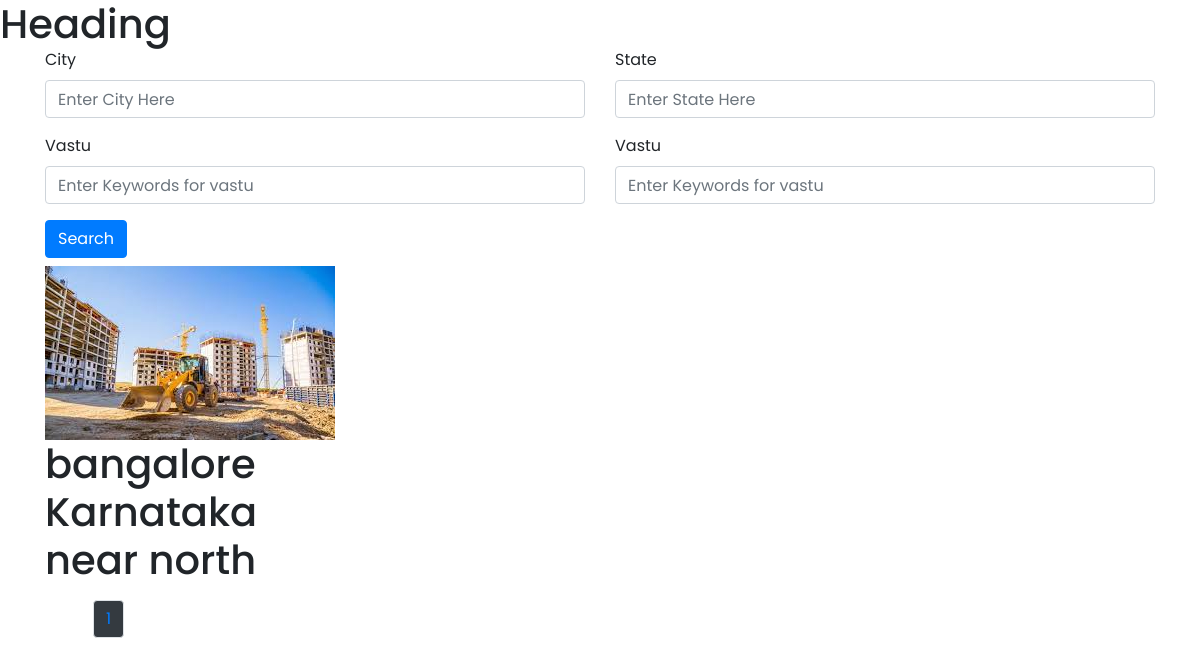
Page /site/list/ on the earlier database version.
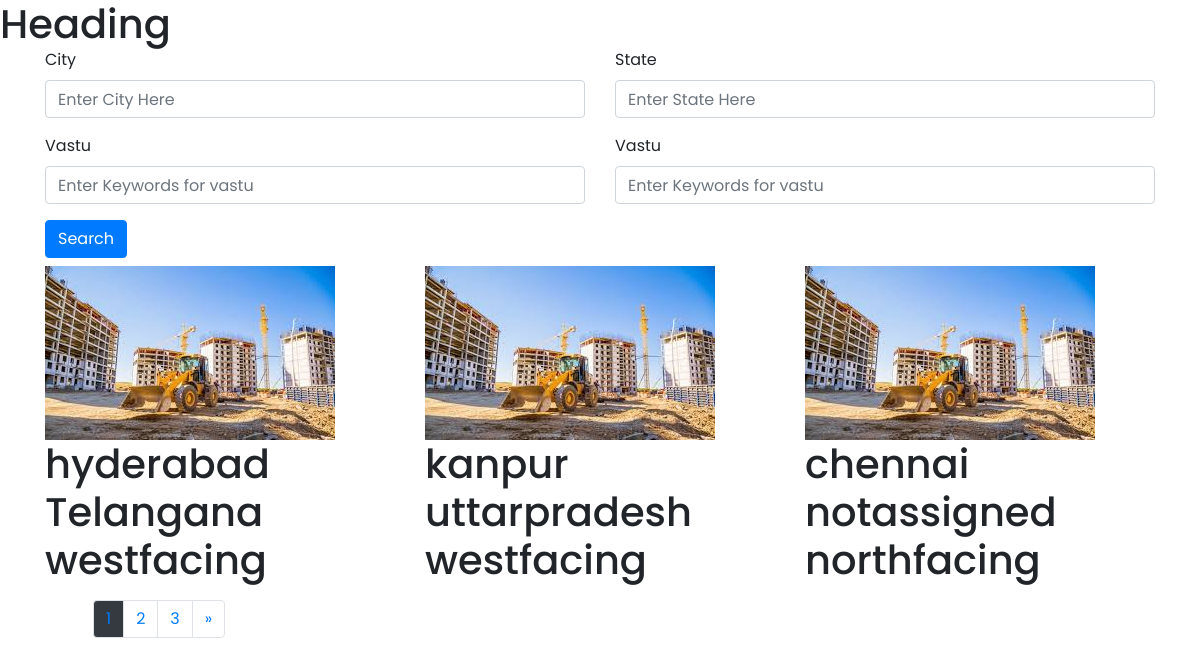
Same page on the later database version.
### build/models.py (models this page shows, shortened)
class Prop(models.Model):
    city = models.CharField(max_length=30,unique=False)
    state = models.CharField(max_length=30,unique=False)
    photo = models.ImageField(default='default.png',upload_to='site_photos',blank=True,null=True)
    vastu = models.CharField(max_length=50,unique=False)
    cost = models.IntegerField(unique=False,default=100)
    facilities = models.CharField(max_length=50,unique=False)
    date_added = models.DateTimeField(default=datetime.now,blank=True)

### build/views.py (the view)
# urls.py: path('list/',search,name='list'),
def search(request):
    prop = Prop.objects.order_by('-date_added')
    if 'city' in request.GET:
        city = request.GET['city']
        if city:
            prop = prop.filter(city__iexact=city)
    if 'state' in request.GET:
        state = request.GET['state']
        if state:
            prop = prop.filter(state__iexact=state)
    """
    if 'bedrooms'in request.GET:
        bedrooms=request.GET['bedrooms']
        if bedrooms:
            listings=listings.filter(bedrooms__lte=bedrooms)
    #price
    if 'price'in request.GET:
        price=request.GET['price']
        if price:
            listings=listings.filter(price__lte=price)
    """
    pageCursor = Paginator(prop, 3)
    page = request.GET.get("page")
    try:
        prop_list = pageCursor.page(page)
    except PageNotAnInteger:
        prop_list = pageCursor.page(1)
    except EmptyPage:
        prop_list = pageCursor.page(pageCursor.num_pages)
    context = {'prop_list': prop_list,
               }
    return render(request, 'build/build_list.html', context)

### build/templatetags/urlHelper.py (called while the page is built)
@register.simple_tag
def relative_url(value, field_name, urlencode=None):
    url = '?{}={}'.format(field_name, value)
    if urlencode:
        querystring = urlencode.split('&')
        filtered_querystring = filter(
            lambda p: p.split('=')[0] != field_name, querystring)
        encoded_querystring = '&'.join(filtered_querystring)
        url = '{}&{}'.format(url, encoded_querystring)
    return url

### templates/build/build_list.html (shortened to what this page needs)
<!DOCTYPE html>
{% load urlHelper %}
{% load static %}
<html lang="en">
  <head>
    <link rel="stylesheet" href="{% static 'home/css/flex-slider.css' %}" />
    <link rel="stylesheet" href="{% static 'home/css/bootstrap.min.css' %}" />
    <link rel="stylesheet" href="{% static 'home/css/font-awesome.css' %} " />
    <link
      rel="stylesheet"
      href="{% static 'home/css/templatemo-lava.css' %} "
    />
    <link rel="stylesheet" href="{% static 'home/css/owl-carousel.css' %} " />
  </head>
  <body>
    <h1>Heading</h1>
    <div class="container">
      <form action="{% url 'build:list' %}">
        <div class="row">
          <div class="col">
          <div class="form-group">
            <label for="formGroupExampleInput">City</label>
            <input
              type="text"
              name="city"
              class="form-control"
              id="formGroupExampleInput"
              placeholder="Enter City Here"
            />
          </div>
          </div>
          <div class="col">
          <div class="form-group">
            <label for="formGroupExampleInput2">State</label>
            <input
              type="text"
              name="state"
              class="form-control"
              id="formGroupExampleInput2"
              placeholder="Enter State Here"
            />
          </div>
          </div>
          <div class="col">
            <div class="form-group">
              <label for="formGroupExampleInput2">Vastu</label>
              <input
                type="text"
                name="vastu"
                class="form-control"
                id="formGroupExampleInput2"
                placeholder="Enter Keywords for vastu"
              />
            </div>
          </div>
          <div class="col">
            <div class="form-group">
              <label for="formGroupExampleInput2">Vastu</label>
              <input
                type="text"
                name="vastu"
                class="form-control"
                id="formGroupExampleInput2"
                placeholder="Enter Keywords for vastu"
              />
            </div>
          </div>
        </div>
        <button class="btn btn-primary mb-2" type="submit">Search</button>
      </form>
    </div>
    <div class="container">
      <div class="row">
      {% for build in prop_list %}
      <div class="col">
        <img id="propic" alt="Img Not Found ;(" src="{{ build.photo.url }}" />
        <h1>{{build.city}}</h1>
        <h1>{{build.state}}</h1>
        <h1>{{build.vastu}}</h1>
      </div>
    {% endfor %}
      </div>
      <div class="mx-5 my-3">
        <nav aria-label="Page navigation example">
          <ul class="pagination pagination-md">
            {% for num in prop_list.paginator.page_range %}
              <li class="page-item">
                {% if prop_list.number == num %}
                <a class="page-link bg-dark" href="{% relative_url num 'page' request.GET.urlencode %}">{{num}}</a>
                {% elif num > prop_list.number|add:'-3' and num < prop_list.number|add:'3' %}
                <a class="page-link" href="{% relative_url num 'page' request.GET.urlencode %}">{{num}}</a>
                {% endif %}
              </li>
            {% endfor %}
            {% if prop_list.has_next %}
            <li class="page-item">
              <a
                class="page-link"
                href="{% relative_url prop_list.next_page_number 'page' request.GET.urlencode %}"
                aria-label="Next"
              >
                <span aria-hidden="true">&raquo;</span>
              </a>
            </li>
            {% endif %}
          </ul>
        </nav>
      </div>
    </div>
  </body>
</html>

### static/home/css/templatemo-lava.css (style rules this page uses)
html, body, div, span, applet, object, iframe, h1, h2, h3, h4, h5, h6, p, blockquote, div pre, a, abbr, acronym, address, big, cite, code, del, dfn, em, font, img, ins, kbd, q, s, samp, small, strike, strong, sub, sup, tt, var, b, u, i, center, dl, dt, dd, ol, ul, li, figure, header, nav, section, article, aside, footer, figcaption { margin: 0; padding: 0; border: 0; outline: 0; }
ul, li { padding: 0; margin: 0; list-style: none; }
header, nav, section, article, aside, footer, hgroup { display: block; }
* { box-sizing: border-box; }
html, body { font-family: 'Poppins', sans-serif; font-weight: 400; background-color: #fff; font-size: 16px; -ms-text-size-adjust: 100%; -webkit-font-smoothing: antialiased; -moz-osx-font-smoothing: grayscale; }
a { text-decoration: none !important; }
h1, h2, h3, h4, h5, h6 { margin-top: 0px; margin-bottom: 0px; }
ul { margin-bottom: 0px; }
html, body { background: #fff; font-family: 'Poppins', sans-serif; }

Differences in the rows shown:
removed Prop: photo (placeholder picture), city "bangalore", state "Karnataka", vastu "near north"
added Prop: photo (placeholder picture), city "hyderabad", state "Telangana", vastu "westfacing"
added Prop: photo (placeholder picture), city "kanpur", state "uttarpradesh", vastu "westfacing"
added Prop: photo (placeholder picture), city "chennai", state "notassigned", vastu "northfacing"
Other differences:
new list line: "2"
new list line: "3"
